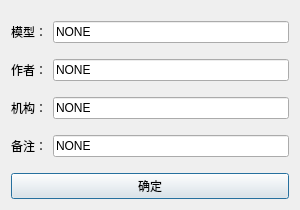
<?xml version="1.0" encoding="UTF-8"?>
<ui version="4.0">
 <class>Dialog_ModelingInfoDlg</class>
 <widget class="QDialog" name="Dialog_ModelingInfoDlg">
  <property name="windowModality">
   <enum>Qt::ApplicationModal</enum>
  </property>
  <property name="geometry">
   <rect>
    <x>0</x>
    <y>0</y>
    <width>300</width>
    <height>210</height>
   </rect>
  </property>
  <property name="minimumSize">
   <size>
    <width>0</width>
    <height>0</height>
   </size>
  </property>
  <property name="maximumSize">
   <size>
    <width>16777215</width>
    <height>16777215</height>
   </size>
  </property>
  <property name="windowTitle">
   <string>模型信息</string>
  </property>
  <layout class="QVBoxLayout" name="verticalLayout">
   <item>
    <layout class="QHBoxLayout" name="horizontalLayout">
     <item>
      <layout class="QVBoxLayout" name="verticalLayout_2">
       <item>
        <spacer name="verticalSpacer_2">
         <property name="orientation">
          <enum>Qt::Vertical</enum>
         </property>
         <property name="sizeHint" stdset="0">
          <size>
           <width>20</width>
           <height>40</height>
          </size>
         </property>
        </spacer>
       </item>
       <item>
        <layout class="QHBoxLayout" name="horizontalLayout_3">
         <item>
          <widget class="QLabel" name="label">
           <property name="text">
            <string>模型：</string>
           </property>
          </widget>
         </item>
         <item>
          <widget class="QLineEdit" name="lineEdit_modeling">
           <property name="text">
            <string>NONE</string>
           </property>
          </widget>
         </item>
        </layout>
       </item>
       <item>
        <spacer name="verticalSpacer_3">
         <property name="orientation">
          <enum>Qt::Vertical</enum>
         </property>
         <property name="sizeHint" stdset="0">
          <size>
           <width>20</width>
           <height>40</height>
          </size>
         </property>
        </spacer>
       </item>
       <item>
        <layout class="QHBoxLayout" name="horizontalLayout_4">
         <item>
          <widget class="QLabel" name="label_2">
           <property name="text">
            <string>作者：</string>
           </property>
          </widget>
         </item>
         <item>
          <widget class="QLineEdit" name="lineEdit_author">
           <property name="text">
            <string>NONE</string>
           </property>
          </widget>
         </item>
        </layout>
       </item>
       <item>
        <spacer name="verticalSpacer_4">
         <property name="orientation">
          <enum>Qt::Vertical</enum>
         </property>
         <property name="sizeHint" stdset="0">
          <size>
           <width>20</width>
           <height>40</height>
          </size>
         </property>
        </spacer>
       </item>
       <item>
        <layout class="QHBoxLayout" name="horizontalLayout_5">
         <item>
          <widget class="QLabel" name="label_3">
           <property name="text">
            <string>机构：</string>
           </property>
          </widget>
         </item>
         <item>
          <widget class="QLineEdit" name="lineEdit_company">
           <property name="text">
            <string>NONE</string>
           </property>
          </widget>
         </item>
        </layout>
       </item>
       <item>
        <spacer name="verticalSpacer_5">
         <property name="orientation">
          <enum>Qt::Vertical</enum>
         </property>
         <property name="sizeHint" stdset="0">
          <size>
           <width>20</width>
           <height>40</height>
          </size>
         </property>
        </spacer>
       </item>
       <item>
        <layout class="QHBoxLayout" name="horizontalLayout_7">
         <item>
          <widget class="QLabel" name="label_4">
           <property name="text">
            <string>备注：</string>
           </property>
          </widget>
         </item>
         <item>
          <widget class="QLineEdit" name="lineEdit_remarks">
           <property name="text">
            <string>NONE</string>
           </property>
          </widget>
         </item>
        </layout>
       </item>
       <item>
        <spacer name="verticalSpacer_6">
         <property name="orientation">
          <enum>Qt::Vertical</enum>
         </property>
         <property name="sizeHint" stdset="0">
          <size>
           <width>20</width>
           <height>40</height>
          </size>
         </property>
        </spacer>
       </item>
       <item>
        <widget class="QPushButton" name="pb_ok">
         <property name="text">
          <string>确定</string>
         </property>
        </widget>
       </item>
      </layout>
     </item>
    </layout>
   </item>
  </layout>
 </widget>
 <tabstops>
  <tabstop>lineEdit_modeling</tabstop>
  <tabstop>lineEdit_author</tabstop>
  <tabstop>lineEdit_company</tabstop>
  <tabstop>lineEdit_remarks</tabstop>
 </tabstops>
 <resources/>
 <connections/>
</ui>
